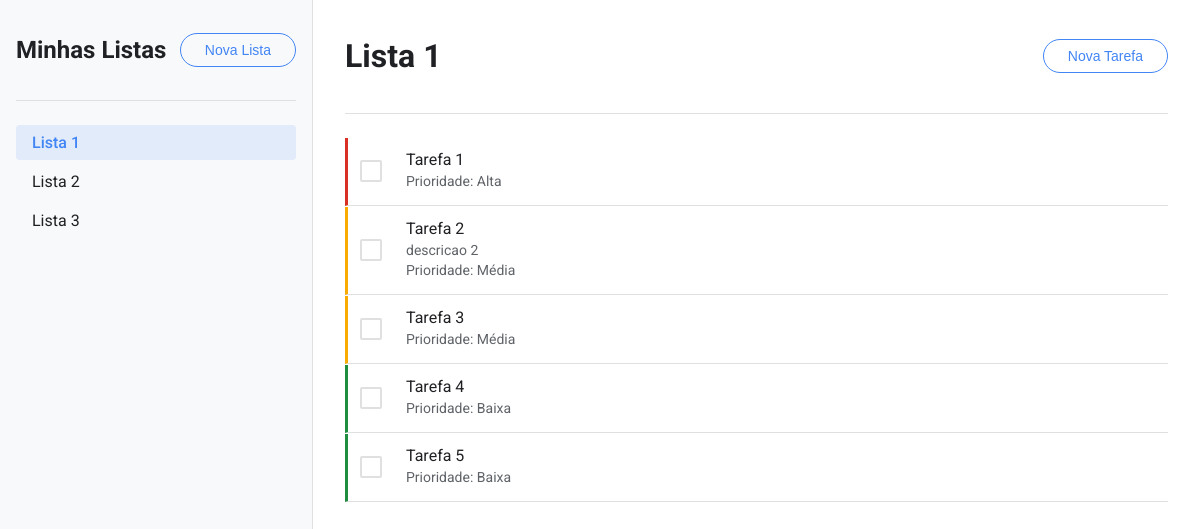
The page / on the database its author committed.
### todo/models.py (models this page shows, shortened)
class TaskList(models.Model):
    title = models.CharField(max_length=200)
    created_date = models.DateTimeField(auto_now_add=True)

class Task(models.Model):
    PRIORITY_CHOICES = [
        ('B', 'Baixa'),
        ('M', 'Média'),
        ('A', 'Alta'),
    ]
    title = models.CharField(max_length=200)
    description = models.TextField(blank=True)
    completed = models.BooleanField(default=False)
    created_date = models.DateTimeField(auto_now_add=True)
    priority = models.CharField(max_length=1, choices=PRIORITY_CHOICES, default='M')
    order = models.IntegerField(default=0)
    task_list = models.ForeignKey(TaskList, related_name='tasks', on_delete=models.CASCADE)
    class Meta:
        ordering = ['order']

### todo/views.py (the view)
# urls.py: path('', views.home_view, name='home'),
def home_view(request):
    lists = TaskList.objects.all()
    active_list = None
    tasks = []
    if lists.exists():
        active_list = lists.first()
        list_id = request.GET.get('list', active_list.id)
        active_list = get_object_or_404(TaskList, id=list_id)
        tasks = active_list.tasks.all()
    return render(request, 'todo/home.html', {
        'lists': lists,
        'active_list': active_list,
        'tasks': tasks,
        'list_id': active_list.id if active_list else None
    })

### todo/templates/todo/home.html (shortened to what this page needs)
{% load static %}
<!DOCTYPE html>
<html>
<head>
    <link rel="stylesheet" href="{% static 'todo/css/style.css' %}">
</head>
<body>
    <div class="app-container">
        <div class="lists-panel">
            <div class="panel-header">
                <h2>Minhas Listas</h2>
                <button onclick="openListModal()" class="btn">Nova Lista</button>
            </div>
            <ul class="lists-menu">
                {% for list in lists %}
                <li class="list-item {% if list == active_list %}active{% endif %}">
                    <div class="list-item-content">
                        <a href="?list={{ list.id }}">{{ list.title }}</a>
                    </div>
                </li>
                {% empty %}
                <li class="list-item">Nenhuma lista criada</li>
                {% endfor %}
            </ul>
        </div>
        <div class="tasks-panel" data-list-id="{{ active_list.id }}">
            {% if active_list %}
            <div class="panel-header">
                <h1>{{ active_list.title }}</h1>
                <button onclick="openTaskModal()" class="btn">Nova Tarefa</button>
            </div>
            <ul class="task-list">
                {% for task in tasks %}
                <li class="task-item priority-{{ task.priority|lower }} {% if task.completed %}completed{% endif %}"
                    data-task-id="{{ task.id }}">
                    <div class="task-checkbox">
                        <span class="checkmark"></span>
                    </div>
                    <div class="task-content">
                        <h3>{{ task.title }}</h3>
                        {% if task.description %}
                            <p>{{ task.description }}</p>
                        {% endif %}
                        <p class="status">
                            Prioridade: {{ task.get_priority_display }}
                        </p>
                    </div>
                </li>
                {% empty %}
                <li class="task-item">Nenhuma tarefa nesta lista</li>
                {% endfor %}
            </ul>
            {% else %}
            <div class="empty-state">
                <h2>Crie uma lista para começar</h2>
            </div>
            {% endif %}
        </div>
    </div>
</body>
</html>

### static/todo/css/style.css (style rules this page uses)
:root { --primary-color: #4285f4; --hover-color: #1a73e8; --background-color: #ffffff; --card-color: #ffffff; --text-color: #202124; --border-color: #e0e0e0; --completed-color: #80868b; }
body { font-family: 'Roboto', sans-serif; margin: 0; padding: 0; background-color: var(--background-color); color: var(--text-color); }
.btn { background-color: transparent; color: var(--primary-color); border: 1px solid var(--primary-color); padding: 8px 24px; border-radius: 24px; cursor: pointer; text-decoration: none; font-size: 14px; font-weight: 500; transition: background-color 0.2s; }
.task-list { list-style: none; padding: 0; }
.task-item { background-color: var(--card-color); padding: 12px; margin-bottom: 1px; border-radius: 0; border: none; border-bottom: 1px solid var(--border-color); display: flex; justify-content: space-between; align-items: center; transition: background-color 0.2s; cursor: move; }
.task-content { flex-grow: 1; margin-left: 8px; }
.task-content h3 { font-size: 16px; font-weight: 400; margin: 0 0 4px 0; }
.task-content p { font-size: 14px; color: #5f6368; margin: 4px 0; }
.status { color: #5f6368; font-size: 12px; margin: 4px 0; }
.priority-a { border-left: 3px solid #d93025; }
.priority-m { border-left: 3px solid #f9ab00; }
.priority-b { border-left: 3px solid #1e8e3e; }
.task-checkbox { display: flex; align-items: center; margin-right: 16px; position: relative; }
.checkmark { width: 18px; height: 18px; border: 2px solid var(--border-color); border-radius: 2px; display: inline-block; position: relative; transition: all 0.2s; }
.app-container { display: flex; height: 100vh; margin: 0; padding: 0; }
.lists-panel { width: 280px; background-color: #f8f9fa; border-right: 1px solid var(--border-color); padding: 16px; overflow-y: auto; }
.tasks-panel { flex-grow: 1; padding: 16px 32px; overflow-y: auto; }
.panel-header { display: flex; justify-content: space-between; align-items: center; margin-bottom: 24px; padding-bottom: 16px; border-bottom: 1px solid var(--border-color); }
.lists-menu { list-style: none; padding: 0; margin: 0; }
.list-item { padding: 8px 16px; margin: 4px 0; border-radius: 4px; cursor: pointer; }
.list-item a { color: var(--text-color); text-decoration: none; display: block; }
.list-item.active { background-color: rgba(66, 133, 244, 0.12); color: var(--primary-color); }
.list-item.active a { color: var(--primary-color); font-weight: 500; }
.list-item-content { display: flex; justify-content: space-between; align-items: center; width: 100%; }

### rows shown on the page
TaskList: title "Lista 1"
TaskList: title "Lista 2"
TaskList: title "Lista 3"
Task: title "Tarefa 1", priority "Alta"
Task: title "Tarefa 2", description "descricao 2", priority "Média"
Task: title "Tarefa 3", priority "Média"
Task: title "Tarefa 4", priority "Baixa"
Task: title "Tarefa 5", priority "Baixa"
